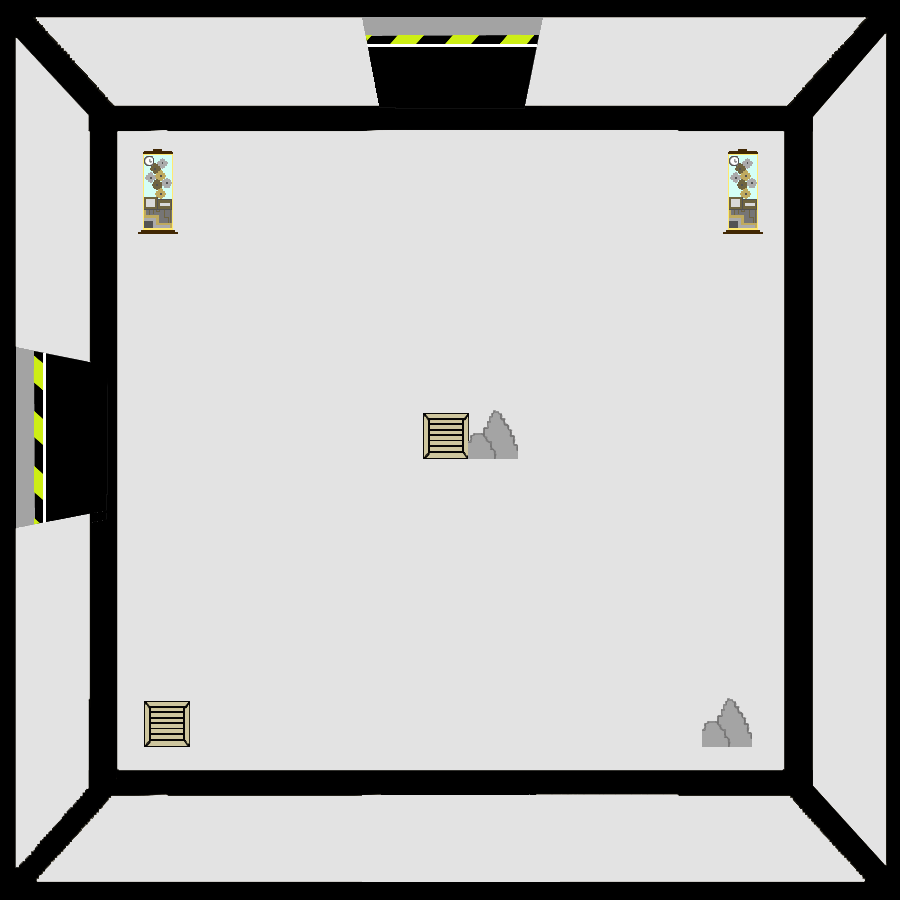

A 2D game scene composited from a Tiled map and its tileset images. What follows is a short description and the map's XML, with each tile layer's data collapsed to a summary:
An orthogonal 100x100 tile map with 9x9 px tiles, 2 tile layers (SALA, OBJETOS), 4 tilesets.

<map version="1.2" tiledversion="1.3.3" orientation="orthogonal" renderorder="right-down" width="100" height="100" tilewidth="9" tileheight="9" infinite="0" nextlayerid="3" nextobjectid="1">
 <tileset firstgid="1" source="LAB12.tsx" />
 <tileset firstgid="10001" source="CAJA.tsx" />
 <tileset firstgid="10026" source="ROCAS.tsx" />
 <tileset firstgid="10027" source="MAQUINA.tsx" />
 <layer id="1" name="SALA" width="100" height="100">
  <data>[10000 cells, 10000 non-empty, 10000 distinct tile ids]</data>
 </layer>
 <layer id="2" name="OBJETOS" width="100" height="100">
  <data>[10000 cells, 821 non-empty, 745 distinct tile ids]</data>
 </layer>
</map>
